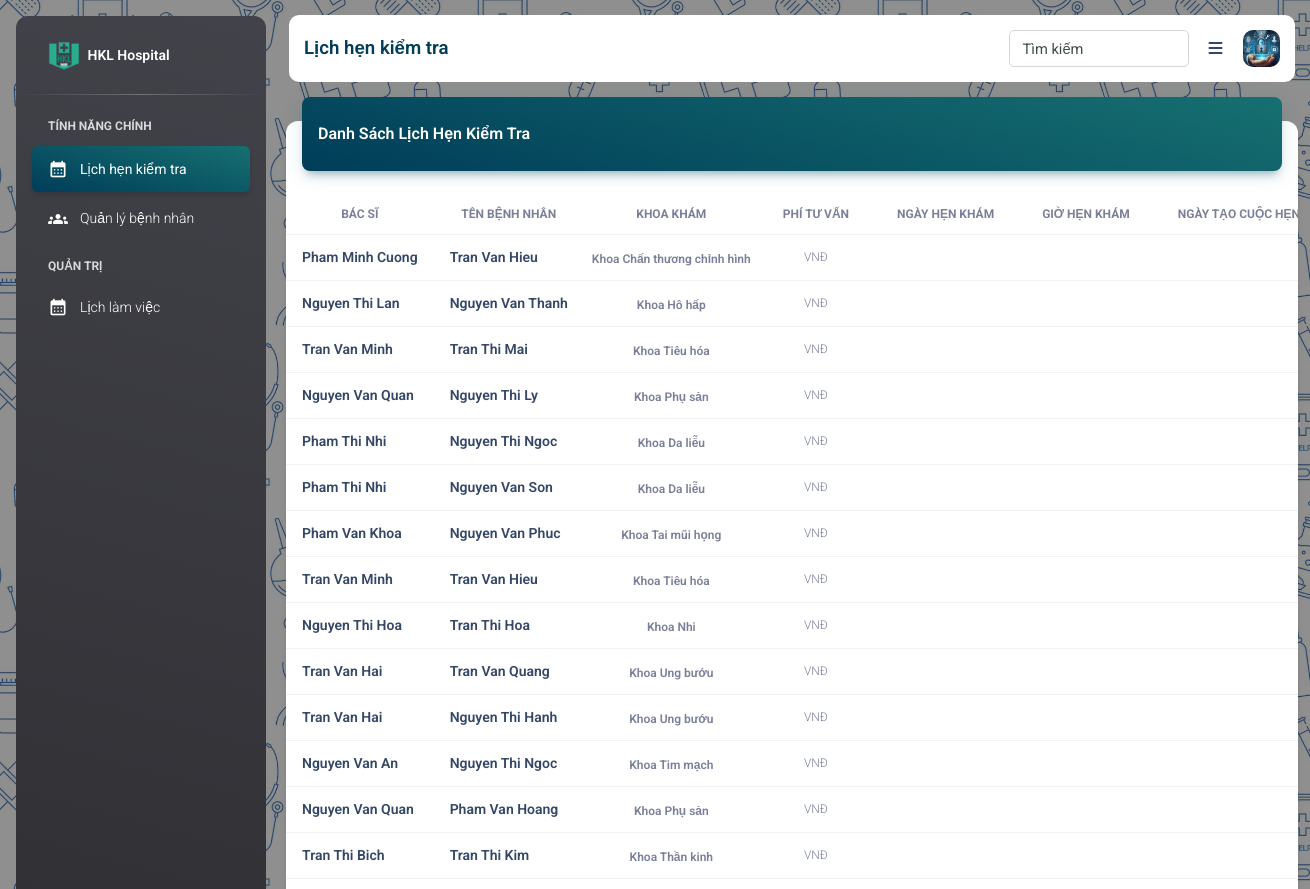
Page /role-doctor/schedule.php (signed in, upper part) on the earlier database version.
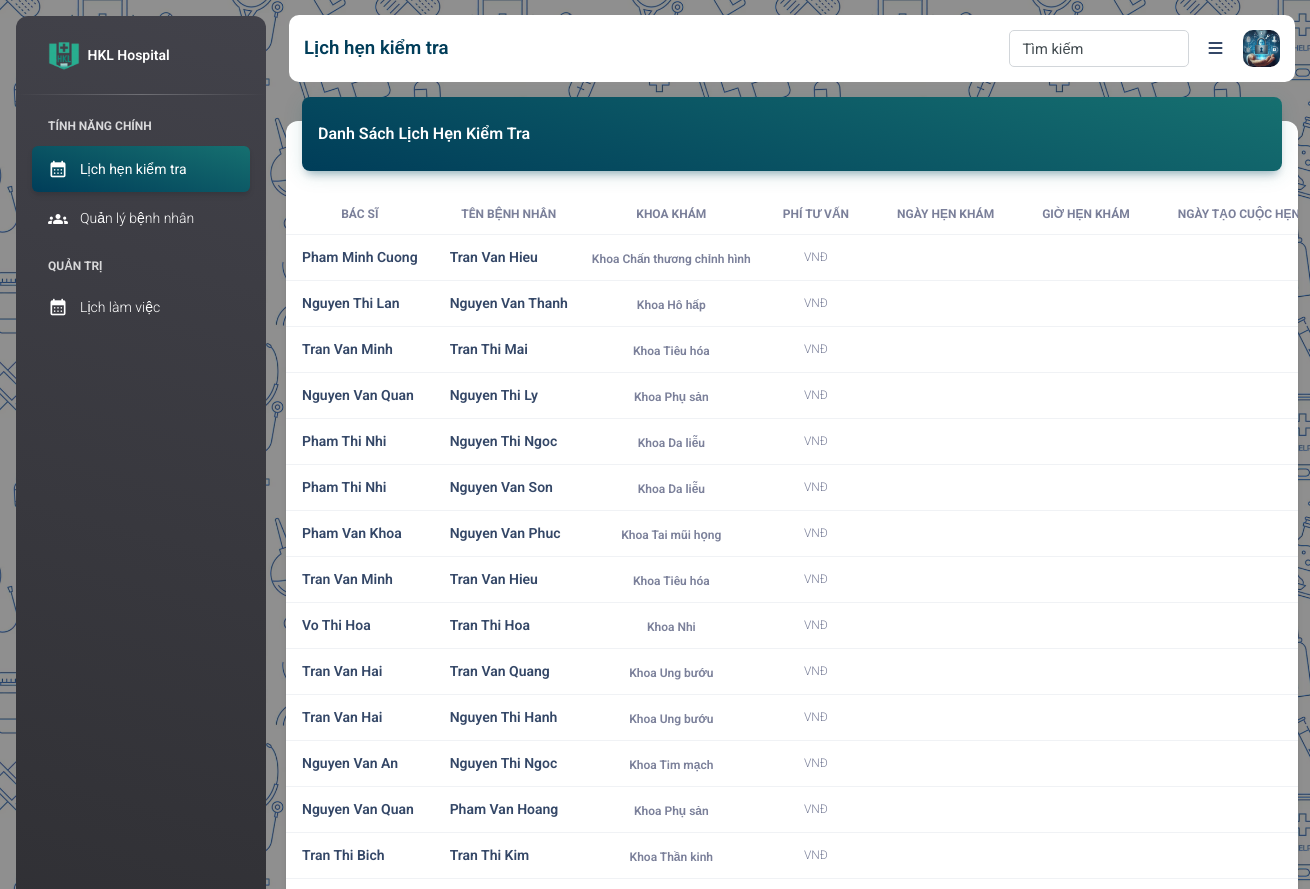
Same page on the later database version.
### tables this page shows
CREATE TABLE `fact_appointment` (
  `appointment_id` int(11) NOT NULL,
  `doctor_id` int(11) DEFAULT NULL,
  `patient_id` int(11) DEFAULT NULL,
  `specialty_id` int(11) DEFAULT NULL,
  `cons_fee` int(11) DEFAULT NULL,
  `booking_date` varchar(255) DEFAULT NULL,
  `booking_time` varchar(255) DEFAULT NULL,
  `created_at` timestamp NULL DEFAULT current_timestamp(),
  `updated_at` timestamp NULL DEFAULT NULL ON UPDATE current_timestamp(),
  `city` varchar(255) DEFAULT NULL,
  `address` varchar(255) DEFAULT NULL,
  `doctor_status` int(11) DEFAULT NULL,
  `patient_status` int(11) DEFAULT NULL
);

CREATE TABLE `dim_user` (
  `user_id` int(11) NOT NULL,
  `user_name` varchar(255) DEFAULT NULL,
  `password` varchar(255) DEFAULT NULL,
  `email_address` varchar(255) DEFAULT NULL,
  `contact_no` bigint(11) DEFAULT NULL,
  `full_name` varchar(255) DEFAULT NULL,
  `created_at` timestamp NULL DEFAULT current_timestamp(),
  `updated_at` timestamp NULL DEFAULT NULL ON UPDATE current_timestamp(),
  `gender` varchar(25) DEFAULT NULL,
  `city` varchar(255) DEFAULT NULL,
  `address` varchar(255) DEFAULT NULL,
  `role` varchar(50) DEFAULT NULL,
  `specialty_id` int(11) DEFAULT NULL,
  `pricing` varchar(255) DEFAULT NULL,
  `oauth_google` varchar(255) DEFAULT NULL,
  `oauth_facebook` varchar(255) DEFAULT NULL
);

CREATE TABLE `dim_specialties` (
  `specialty_id` int(11) NOT NULL,
  `specialty_name` varchar(255) DEFAULT NULL,
  `description` varchar(255) DEFAULT NULL,
  `note` varchar(255) DEFAULT NULL,
  `created_at` timestamp NULL DEFAULT current_timestamp(),
  `updated_at` timestamp NULL DEFAULT NULL ON UPDATE current_timestamp()
);

### role-doctor/sess-check.php (called while the page is built, shortened)
<?php
   include SITE_ROOT . ('/HMS-Nhom11/assets/include/config.php');
   $user_id = $_SESSION['auth_user_id'];
   $user_check = "SELECT * FROM `dim_user` WHERE user_id = $user_id";
   $user_auth = mysqli_query($conn, $user_check);
   $user_auth_data = mysqli_fetch_assoc($user_auth);
   $auth_user_id = $user_auth_data['user_id'];
?>

### role-doctor/schedule.php (the view, shortened to what the changed rows need)
<?php
include('sess-check.php');
include SITE_ROOT . ('/HMS-Nhom11/assets/include/config.php');
include SITE_ROOT . ('/HMS-Nhom11/assets/include/header.php');
?>
<head>
</head>
<body class="g-sidenav-show"
    style="background-image: url('../assets/image/Hospital_Seamless1.png'); background-size: 400px 400px;">
    <main class="main-content border-radius-lg ">
        <div class="container-fluid py-4">
            <div class="row">
                <div class="col-12">
                    <div class="card">
                        <div class="card-body px-0 pb-2">
                            <div class="custom-table">
                                <table class="table">
                                    <thead>
                                        <tr>
                                            <th
                                                class="text-center text-uppercase text-secondary text-xs font-weight-bolder opacity-7">
                                                Bác sĩ</th>
                                            <th
                                                class="text-center text-uppercase text-secondary text-xs font-weight-bolder opacity-7">
                                                Tên bệnh nhân</th>
                                            <th
                                                class="text-center text-uppercase text-secondary text-xs font-weight-bolder opacity-7">
                                                Khoa khám</th>
                                            <th
                                                class="text-center text-uppercase text-secondary text-xs font-weight-bolder opacity-7">
                                                Phí tư vấn</th>
                                            <th
                                                class="text-center text-uppercase text-secondary text-xs font-weight-bolder opacity-7">
                                                Ngày hẹn khám</th>
                                            <th
                                                class="text-center text-uppercase text-secondary text-xs font-weight-bolder opacity-7">
                                                Giờ hẹn khám</th>
                                            <th
                                                class="text-center text-uppercase text-secondary text-xs font-weight-bolder opacity-7">
                                                Ngày tạo cuộc hẹn</th>
                                        </tr>
                                    </thead>
                                    <tbody>
                                        <?php
                                        $sql = "SELECT ptn.user_id AS patient_id,
                                            app.appointment_id AS appt_id,
                                            ptn.full_name AS patient_name,
                                            dct.full_name AS doctor_name,
                                            spc.specialty_name,
                                            app.booking_date,
                                            app.booking_time,
                                            app.cons_fee,
                                            app.created_at
                                        FROM fact_appointment app
                                        LEFT JOIN dim_user ptn ON app.patient_id = ptn.user_id
                                        LEFT JOIN dim_user dct ON app.doctor_id = dct.user_id
                                        LEFT JOIN dim_specialties spc ON app.specialty_id = spc.specialty_id
                                        -- WHERE ptn.user_id = $auth_user_id
                                        ORDER BY app.booking_date DESC, app.booking_time DESC; ";
                                        $result = $conn->query($sql);
                                        if ($result->num_rows > 0) {
                                            while ($row = $result->fetch_assoc()) {
                                                $ptn = $row["patient_name"];
                                                $dtn = $row["doctor_name"];
                                                $spn = $row["specialty_name"];
                                                ?>
                                                <tr>
                                                    <td class="align-middle text-center">
                                                        <div class="d-flex px-2 py-1">
                                                            <div class="d-flex flex-column justify-content-center">
                                                                <h6 class="mb-0 text-sm"><?php echo $dtn; ?></h6>
                                                            </div>
                                                        </div>
                                                    </td>
                                                    <td class="align-middle text-center">
                                                        <div class="d-flex px-2 py-1">
                                                            <div class="d-flex flex-column justify-content-center">
                                                                <h6 class="mb-0 text-sm"><?php echo $ptn; ?></h6>
                                                            </div>
                                                        </div>
                                                    </td>
                                                    <td class="align-middle text-center">
                                                        <span class="text-xs font-weight-bold mb-0"><?php echo $spn; ?></span>
                                                    </td>
                                                    <td class="align-middle text-center">
                                                        <p class="text-xs text-secondary mb-0">VNĐ</p>
                                                    </td>
                                                    <td class="align-middle text-center">
                                                    </td>
                                                    <td class="align-middle text-center">
                                                    </td>
                                                    <td class="align-middle text-center">
                                                    </td>
                                                </tr>
                                                <?php
                                            }
                                        }
                                        ?>
                                    </tbody>
                                </table>
                            </div>
                        </div>
                    </div>
                </div>
            </div>
        </div>
    </main>
    <?php
    include SITE_ROOT . ('/HMS-Nhom11/assets/include/footer.php');
    ?>

Differences in the rows shown:
changed through a linked row, fact_appointment "Tran Thi Hoa": dim_user.full_name "Nguyen Thi Hoa" → "Vo Thi Hoa"
